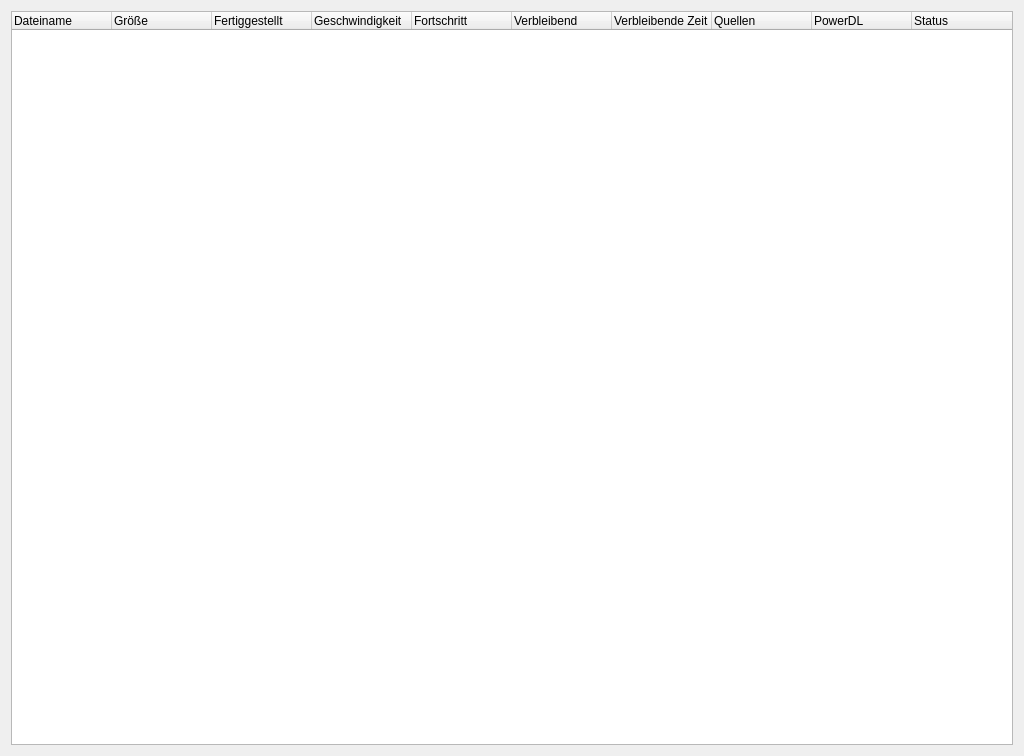
<?xml version="1.0" encoding="UTF-8"?>
<ui version="4.0">
 <class>download_widget</class>
 <widget class="QWidget" name="download_widget">
  <property name="geometry">
   <rect>
    <x>0</x>
    <y>0</y>
    <width>1024</width>
    <height>756</height>
   </rect>
  </property>
  <property name="windowTitle">
   <string>Form</string>
  </property>
  <layout class="QGridLayout" name="gridLayout">
   <item row="0" column="0">
    <widget class="QTreeWidget" name="treeWidget">
     <column>
      <property name="text">
       <string>Dateiname</string>
      </property>
     </column>
     <column>
      <property name="text">
       <string>Größe</string>
      </property>
     </column>
     <column>
      <property name="text">
       <string>Fertiggestellt</string>
      </property>
     </column>
     <column>
      <property name="text">
       <string>Geschwindigkeit</string>
      </property>
     </column>
     <column>
      <property name="text">
       <string>Fortschritt</string>
      </property>
     </column>
     <column>
      <property name="text">
       <string>Verbleibend</string>
      </property>
     </column>
     <column>
      <property name="text">
       <string>Verbleibende Zeit</string>
      </property>
     </column>
     <column>
      <property name="text">
       <string>Quellen</string>
      </property>
     </column>
     <column>
      <property name="text">
       <string>PowerDL</string>
      </property>
     </column>
     <column>
      <property name="text">
       <string>Status</string>
      </property>
     </column>
    </widget>
   </item>
  </layout>
 </widget>
 <resources/>
 <connections/>
</ui>
